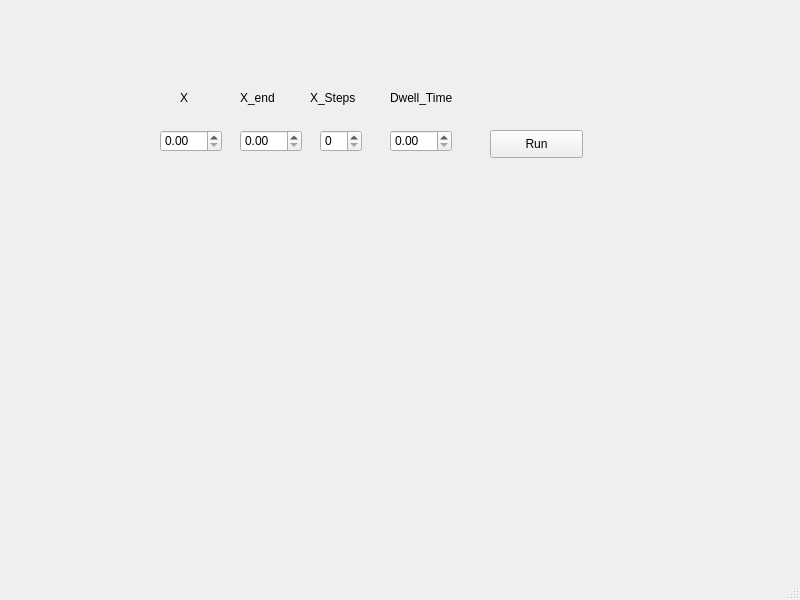
<?xml version="1.0" encoding="UTF-8"?>
<ui version="4.0">
 <class>MainWindow</class>
 <widget class="QMainWindow" name="MainWindow">
  <property name="geometry">
   <rect>
    <x>0</x>
    <y>0</y>
    <width>800</width>
    <height>600</height>
   </rect>
  </property>
  <property name="windowTitle">
   <string>MainWindow</string>
  </property>
  <widget class="QWidget" name="centralwidget">
   <widget class="QDoubleSpinBox" name="X">
    <property name="geometry">
     <rect>
      <x>160</x>
      <y>130</y>
      <width>62</width>
      <height>22</height>
     </rect>
    </property>
   </widget>
   <widget class="QSpinBox" name="X_num">
    <property name="geometry">
     <rect>
      <x>320</x>
      <y>130</y>
      <width>42</width>
      <height>22</height>
     </rect>
    </property>
   </widget>
   <widget class="QDoubleSpinBox" name="Dwell_Time">
    <property name="geometry">
     <rect>
      <x>390</x>
      <y>130</y>
      <width>62</width>
      <height>22</height>
     </rect>
    </property>
   </widget>
   <widget class="QLabel" name="label">
    <property name="geometry">
     <rect>
      <x>180</x>
      <y>90</y>
      <width>21</width>
      <height>16</height>
     </rect>
    </property>
    <property name="text">
     <string>X</string>
    </property>
   </widget>
   <widget class="QLabel" name="label_3">
    <property name="geometry">
     <rect>
      <x>310</x>
      <y>90</y>
      <width>55</width>
      <height>16</height>
     </rect>
    </property>
    <property name="text">
     <string>X_Steps</string>
    </property>
   </widget>
   <widget class="QLabel" name="label_4">
    <property name="geometry">
     <rect>
      <x>390</x>
      <y>90</y>
      <width>71</width>
      <height>16</height>
     </rect>
    </property>
    <property name="text">
     <string>Dwell_Time</string>
    </property>
   </widget>
   <widget class="QLabel" name="label_6">
    <property name="geometry">
     <rect>
      <x>240</x>
      <y>90</y>
      <width>41</width>
      <height>16</height>
     </rect>
    </property>
    <property name="text">
     <string>X_end</string>
    </property>
   </widget>
   <widget class="QDoubleSpinBox" name="X_end">
    <property name="geometry">
     <rect>
      <x>240</x>
      <y>130</y>
      <width>62</width>
      <height>22</height>
     </rect>
    </property>
   </widget>
   <widget class="QPushButton" name="Run_Scan">
    <property name="geometry">
     <rect>
      <x>490</x>
      <y>130</y>
      <width>93</width>
      <height>28</height>
     </rect>
    </property>
    <property name="text">
     <string>Run</string>
    </property>
   </widget>
  </widget>
  <widget class="QMenuBar" name="menubar">
   <property name="geometry">
    <rect>
     <x>0</x>
     <y>0</y>
     <width>800</width>
     <height>26</height>
    </rect>
   </property>
  </widget>
  <widget class="QStatusBar" name="statusbar"/>
 </widget>
 <resources/>
 <connections/>
</ui>
